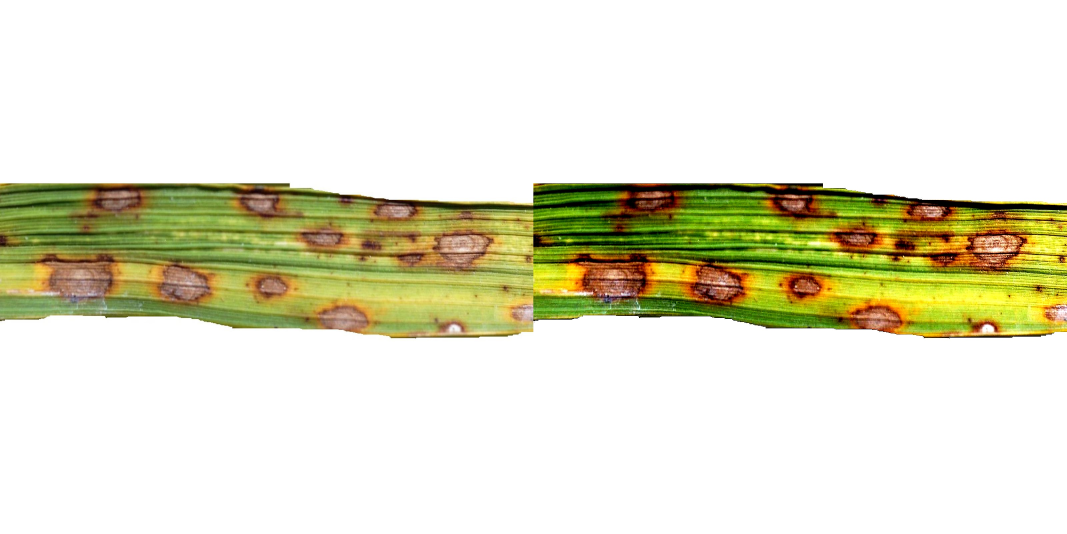
#> input picture comparison_image.jpg, 3200 x 1600 px, given in place of the camera (shown at 1/3 size)
$ jupyter execute 'video tracker bar.ipynb'
#> lines starting #> are read from the running program, lines starting #| are printed output that depends on the picture; after the words box and inside, x2 and y2 are one past the last pixel; in counts of white or black regions, pixels touching at a corner belong together
[cell 1]
import cv2
import numpy as np
cap = cv2.VideoCapture(0)
def video(x):
    pass
cv2.namedWindow('sak')
cv2.createTrackbar('R','sak',0,255,video)
#> slider 'R' is set to 85
cv2.createTrackbar('G','sak',0,255,video)
#> slider 'G' is set to 85
cv2.createTrackbar('B','sak',0,255,video)
#> slider 'B' is set to 85

cv2.createTrackbar('UR','sak',255,255,video)
cv2.createTrackbar('UG','sak',255,255,video)
cv2.createTrackbar('UB','sak',255,255,video)
while cap.isOpened:
    r,frame = cap.read()
#> frame is the input picture: shape (1600, 3200, 3); mean B, G, R 202.2, 225.4, 226.8
    if r == True:
        img = cv2.resize(frame,(400,300))
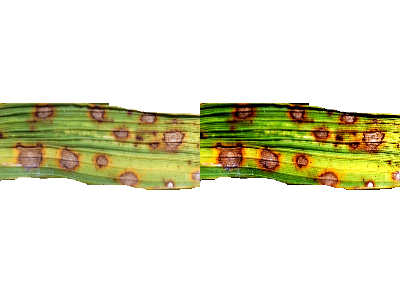
#> img: shape (300, 400, 3); mean B, G, R 202.1, 225.3, 226.7
        img_hsv = cv2.cvtColor(img,cv2.COLOR_BGR2HSV)
#> img_hsv: shape (300, 400, 3); mean H, S, V 8.2, 46.8, 230.1
        Lb = cv2.getTrackbarPos('R','sak')
        Lg = cv2.getTrackbarPos('G','sak')
        Lr = cv2.getTrackbarPos('B','sak')

        Ub = cv2.getTrackbarPos('UR','sak')
        Ug = cv2.getTrackbarPos('UG','sak')
        Ur = cv2.getTrackbarPos('UB','sak')
        lo = np.array([Lb,Lg,Lr])
        up = np.array([Ub,Ug,Ur])
        masks = cv2.inRange(img_hsv,lo,up)
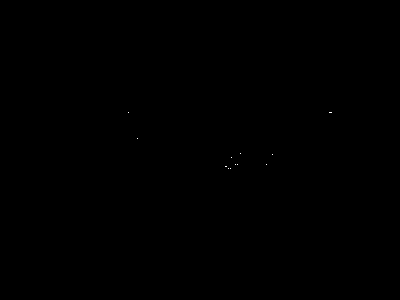
#> masks: shape (300, 400); 0.01% white in thin lines or dots, all inside (x1, y1, x2, y2) = (128, 112, 332, 169)
        res = cv2.bitwise_and(img,img,mask = masks)
        cv2.imshow('res',res)
        cv2.imshow('mask',masks)
        cv2.imshow('hsv',img_hsv)
        cv2.imshow('sak',img)
        if cv2.waitKey(1) & 0xff == ord("p"):
#> (key Esc is pressed here)
            break
    else:
        break
cap.release()
cv2.destroyAllWindows()

$ run again, on enhanced_image.jpg
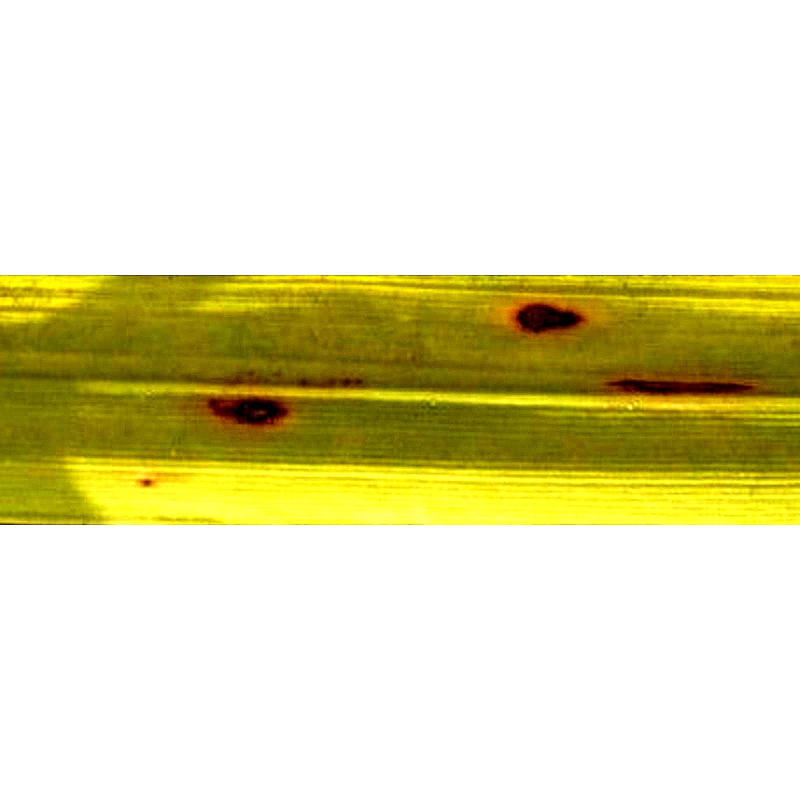
#> input picture enhanced_image.jpg, 1600 x 1600 px, given in place of the camera (shown at 1/2 size)
#> frame is the input picture: shape (1600, 1600, 3); mean B, G, R 177.8, 221.9, 226.5
#> `img = cv2.resize(frame,(400,300))`:
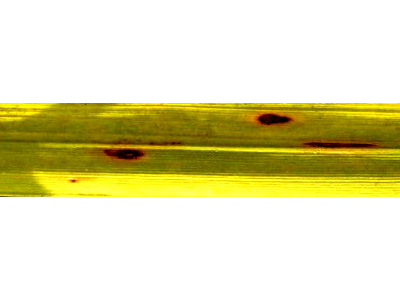
#> img: shape (300, 400, 3); mean B, G, R 177.7, 222, 226.6
#> img_hsv: shape (300, 400, 3); mean H, S, V 8.9, 76.9, 226.6
#> masks: shape (300, 400); every value is 0
#> res: shape (300, 400, 3); every value is 0
